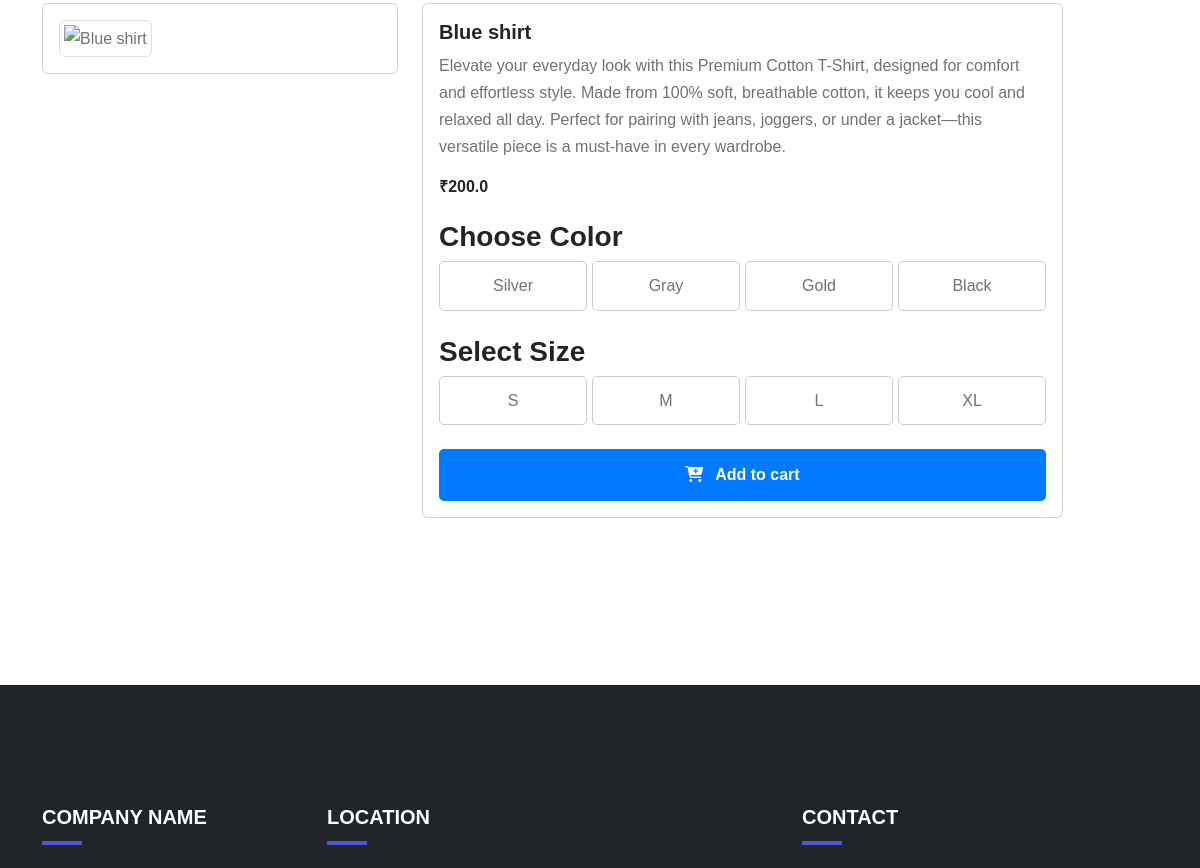
The page /mystore/shirt/Blue-shirt/ (middle part) on the database as committed earlier.
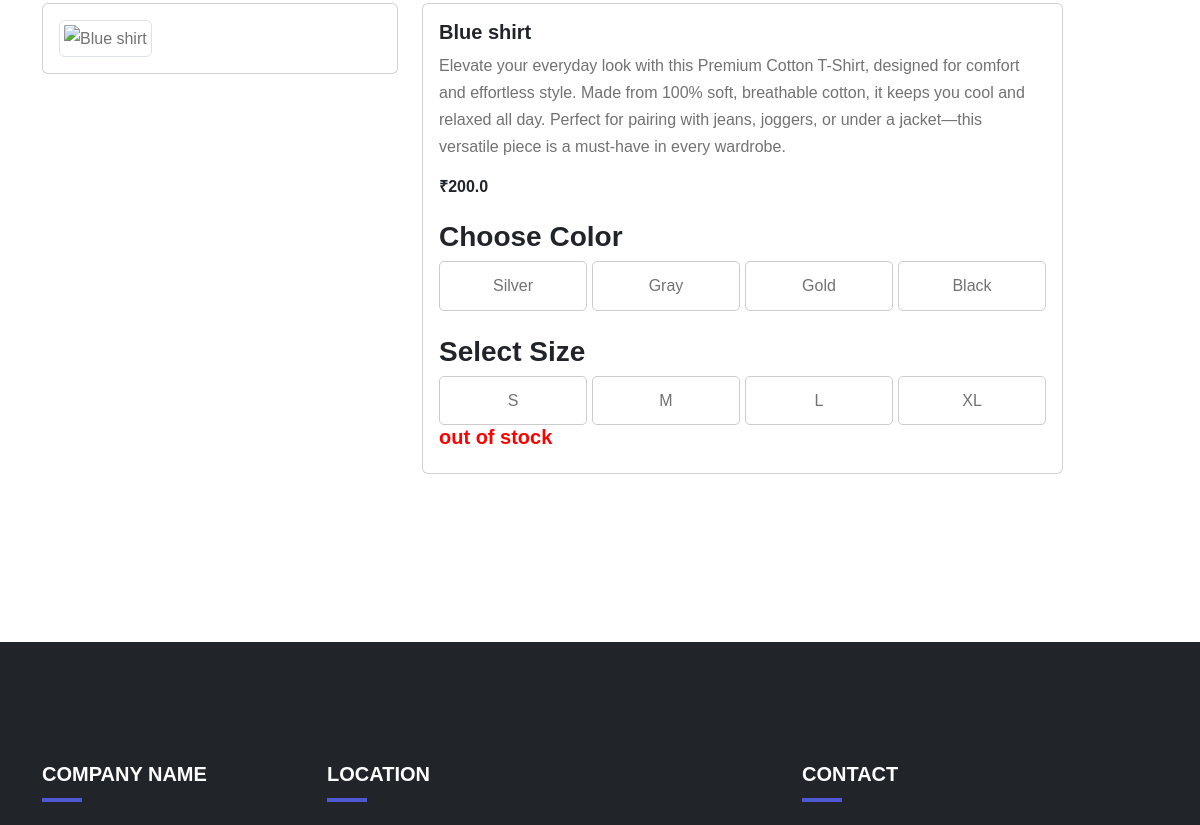
The same page on the database as committed later.
### mystore/models.py (models this page shows, shortened)
class Product(models.Model):
    pro_name=models.CharField(max_length=100)
    slug= models.SlugField(max_length=100, primary_key=True, unique=True)
    description=models.TextField(max_length=1000,blank=True,null=True)
    price = models.FloatField(default=0.0)
    images=models.ImageField(upload_to='product/',blank=True,null=True)
    stock=models.IntegerField()
    is_available=models.BooleanField(default=True)
    category=models.ForeignKey(Category, on_delete=models.CASCADE)
    created_at=models.DateTimeField(auto_now_add=True)
    updated_at=models.DateTimeField(auto_now=True)

### mystore/views.py (the view)
# urls.py: path('<slug:category_slug>/<slug:product_slug>/', views.product_detail, name="product_detail")
def product_detail(request, category_slug, product_slug):
    try:
        singel_product = Product.objects.get(category__slug=category_slug, slug=product_slug)
    except Exception as e:
        raise e
    context ={
        'singel_product':singel_product
    }
    return render(request, 'store/product_detail.html', context)

### product/context_processors.py (called while the page is built)
def menu(request):
    links = Category.objects.all()
    return {'links': links}

### product/templates/store/product_detail.html (shortened to what this page needs)
{% extends 'base.html' %}
{% load static %}
{% block content %}
<section id="services" class="section-padding border-top">
        <div class="container">
        <div class="row">
            <div class="col-sm-4 mb-3 mb-sm-0">
                <div class="card">
                    <div class="card-body">
                        <img src="{{ singel_product.image.url }}" class="img-thumbnail" alt="{{ singel_product.pro_name }}">
                    </div>
                </div>
            </div>
            <div class="col-sm-7">
                <div class="card">
                    <div class="card-body">
                        <h5 class="card-title">{{ singel_product.pro_name }}</h5>
                        <p class="card-text">{{ singel_product.description }}</p>
                        <div class="d-flex justify-content-between align-items-center mt-3">
                            <span class="h6 mb-0 text-gray">₹{{ singel_product.price }}</span>
                        </div>
                        <h3 class="mt-4">Choose Color</h3>
                        <div class="options">
                            <div class="button">Silver</div>
                            <div class="button">Gray</div>
                            <div class="button">Gold</div>
                            <div class="button">Black</div>
                        </div>
                        <h3 class="mt-4">Select Size</h3>
                        <div class="options">
                            <div class="button">S</div>
                            <div class="button">M</div>
                            <div class="button">L</div>
                            <div class="button">XL</div>
                        </div>
                         {% if singel_product.stock == 0 %}
                         <h5 style="color:red;">out of stock</h5>
                         {%else%}
                        <a class="add-to-cart mt-4" href="{% url 'add_cart' singel_product.id %}">
                            <i class="fas fa-cart-plus me-2"></i> Add to cart
                        </a>
                        {%endif%}
                    </div>
                </div>
            </div>
        </div>
    </div>
</section>
{% endblock %}

### product/templates/base.html (shortened to what this page needs)
{% load static%}
<!doctype html>
<html lang="en">
<head>
    <link rel="stylesheet" href="https://cdn.jsdelivr.net/npm/bootstrap@5.2.0/dist/css/bootstrap.min.css">
    <link href="https://cdn.jsdelivr.net/npm/remixicon@2.5.0/fonts/remixicon.css" rel="stylesheet">
    <link rel="stylesheet" href="https://cdn.jsdelivr.net/npm/@fancyapps/ui@4.0/dist/fancybox.css">
    <link rel="stylesheet" href="https://unpkg.com/aos@next/dist/aos.css" />
    <link rel="stylesheet" href="https://cdnjs.cloudflare.com/ajax/libs/font-awesome/6.6.0/css/all.min.css" />
    <link rel="stylesheet" href="{%static 'assets/css/style.css'%}">
</head>
<body data-bs-spy="scroll" data-bs-target=".navbar">
{% block content%}
{%endblock%}
{% include "include/footer.html" %}
</body>
</html>

### product/templates/include/nav.html (shortened to what this page needs)
 {%load static%}

### product/templates/include/footer.html (shortened to what this page needs)
{%load static%}
<br>
    <footer class="bg-dark">
        <div class="footer-top">
            <div class="container">
                <div class="row gy-5">
                    <div class="col-lg-3 col-sm-2">
                        <h5 class="mb-0 text-white">COMPANY NAME</h5>
                        <div class="line"></div>
                    </div>
                    <div  class="col-lg-5 col-sm-6">
                        <h5 class="mb-0 text-white">LOCATION</h5>
                        <div class="line"></div>
                    </div>
                    <div class="col-lg-4 col-sm-6">
                        <h5 class="mb-0 text-white">CONTACT</h5>
                        <div class="line"></div>
                    </div>
                </div>
            </div>
        </div>
    </footer>

### product/static/assets/css/style.css (style rules this page uses)
:root { --c-dark: #212529; --c-brand: #4e57d4; --c-brand-light: #6970dd; --c-brand-rgb: 78, 87, 212; --c-body: #727272; --font-base: "ClashDisplay", sans-serif; --box-shadow: 0px 15px 25px rgba(0,0,0,0.08); --transition: all 0.5s ease; }
body { font-family: var(--font-base); line-height: 1.7; color: var(--c-body); }
h1, h2, h3,h4, h5, h6, .h1, .h2, .h3, .h4, .h5, .h6 { font-weight: 600; color: var(--c-dark); }
img { max-width: 100%; height: auto; }
.section-padding { padding-top: 140px; padding-bottom: 140px; }
footer { padding-top: 120px; }
.footer-top { padding-bottom: 40px; border-bottom: 1px solid rgba(255,255,255,0.1); }
footer .line { width: 40px; height: 4px; background-color: var(--c-brand); margin-top: 12px; margin-bottom: 24px; }

### product/templates/store/product_detail.html (style rules this page uses)
h3 { text-align: left; font-display: small; }
.options { display: flex; gap: 5px; }
.button { flex: 2; padding: 10px 0; border: 1px solid #ccc; text-align: center; cursor: pointer; border-radius: 5px; background-color: #fff; transition: background-color 0.2s, border-color 0.2s; }

Rows that differ between the two databases and show on the page:
changed Product "Blue shirt": stock 20 → 0 (drawn)
Other text that changed with them:
text no longer shown: "Add to cart"
text now shown: "out of stock"
